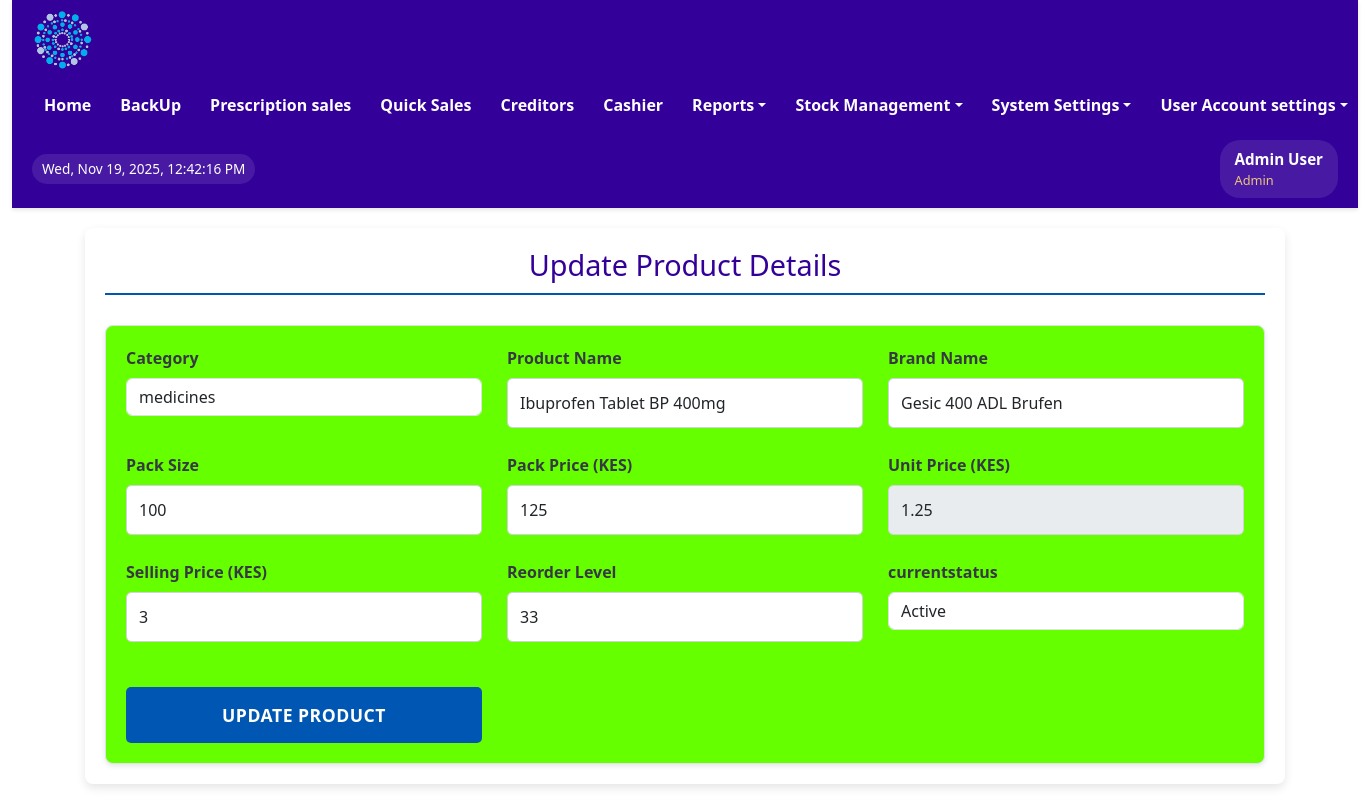
The page /views/update_product.php?id=1 (signed in) on the database its author committed.
### tables this page shows
CREATE TABLE IF NOT EXISTS `users` (
  `user_id` int NOT NULL AUTO_INCREMENT,
  `first_name` varchar(100) NOT NULL,
  `last_name` varchar(100) NOT NULL,
  `email` varchar(100) NOT NULL,
  `password` varchar(100) DEFAULT NULL,
  `username` varchar(100) DEFAULT NULL,
  `sex` varchar(50) NOT NULL,
  `mobile` int NOT NULL,
  `userrole` varchar(100) NOT NULL,
  `staff_number` varchar(50) NOT NULL,
  `date_created` datetime DEFAULT CURRENT_TIMESTAMP,
  PRIMARY KEY (`user_id`),
  UNIQUE KEY `email` (`email`),
  UNIQUE KEY `mobile` (`mobile`),
  UNIQUE KEY `staff_number` (`staff_number`)
);

CREATE TABLE IF NOT EXISTS `products` (
  `id` int NOT NULL AUTO_INCREMENT,
  `category` varchar(100) NOT NULL,
  `productname` varchar(500) NOT NULL,
  `brandname` varchar(500) DEFAULT NULL,
  `packsize` int DEFAULT NULL,
  `pack_price` double DEFAULT NULL,
  `unit_price` decimal(10,2) DEFAULT '0.00',
  `price` double DEFAULT '0',
  `reorder_level` int DEFAULT '0',
  `currentstatus` varchar(100) NOT NULL DEFAULT 'active',
  `date_created` datetime DEFAULT CURRENT_TIMESTAMP,
  PRIMARY KEY (`id`),
  UNIQUE KEY `brandname` (`brandname`)
);

CREATE TABLE IF NOT EXISTS `categories` (
  `id` int NOT NULL AUTO_INCREMENT,
  `name` varchar(250) NOT NULL,
  `description` varchar(250) NOT NULL,
  `photo` varchar(255) DEFAULT NULL,
  PRIMARY KEY (`id`),
  UNIQUE KEY `name` (`name`)
);

### views/update_product.php (the view, shortened to what this page needs)
<?php
include '../includes/config.php';
include '../includes/header.php';
$productId = isset($_GET['id']) ? intval($_GET['id']) : 0;
$product = [];
if ($productId > 0) {
    $sql = "SELECT id, category, productname, brandname, packsize, pack_price, unit_price, price, reorder_level, currentstatus FROM products WHERE id = ?";
    $stmt = $conn->prepare($sql);
    $stmt->bind_param('i', $productId);
    $stmt->execute();
    $result = $stmt->get_result();
    $product = $result->fetch_assoc();
} else {
    $_SESSION['error_message'] = "Invalid product ID.";
    header("Location: ../views/view_product.php");
    exit;
}
$categories = [];
$catSql = "SELECT id, name FROM categories ORDER BY name";
$catResult = $conn->query($catSql);
while ($row = $catResult->fetch_assoc()) {
    $categories[] = $row;
}
?>
<!DOCTYPE html>
<html lang="en">
<head>
    <link rel="stylesheet" href="../assets/css/bootstrap.min.css">
</head>
<body>
<div class="main-content">
    <h2>Update Product Details</h2>
    <form action="update_product.php?id=<?php echo $productId; ?>" method="post">
        <div class="form-group">
            <label for="category_id" class="form-label">Category</label>
            <select id="category_id" name="category_id" class="form-control" required>
                <?php foreach ($categories as $category): ?>
                    <option value="<?php echo $category['id']; ?>" <?php echo $product['category'] == $category['id'] ? 'selected' : ''; ?>>
                        <?php echo htmlspecialchars($category['name']); ?>
                    </option>
                <?php endforeach; ?>
            </select>
        </div>
        <div class="form-group">
            <label for="productname" class="form-label">Product Name</label>
            <input type="text" id="productname" name="productname" class="form-control" value="<?php echo htmlspecialchars($product['productname']); ?>" required>
        </div>
        <div class="form-group">
            <label for="brandname" class="form-label">Brand Name</label>
            <input type="text" id="brandname" name="brandname" class="form-control" value="<?php echo htmlspecialchars($product['brandname'] ?? ''); ?>">
        </div>
        <div class="form-group">
            <label for="packsize" class="form-label">Pack Size</label>
            <input type="number" id="packsize" name="packsize" class="form-control" step="1" min="1" value="<?php echo htmlspecialchars($product['packsize'] ?? ''); ?>" required>
        </div>
        <div class="form-group">
            <label for="pack_price" class="form-label">Pack Price (KES)</label>
            <input type="number" id="pack_price" name="pack_price" class="form-control" step="0.01" min="0.01" value="<?php echo htmlspecialchars($product['pack_price'] ?? ''); ?>" required>
        </div>
        <div class="form-group">
            <label for="unit_price" class="form-label">Unit Price (KES)</label>
            <input type="number" id="unit_price" name="unit_price" class="form-control readonly-input" step="0.01" min="0" value="<?php echo htmlspecialchars($product['unit_price'] ?? ''); ?>" readonly>
        </div>
        <div class="form-group">
            <label for="price" class="form-label">Selling Price (KES)</label>
            <input type="number" id="price" name="price" class="form-control" step="0.01" min="0.01" value="<?php echo htmlspecialchars($product['price'] ?? ''); ?>" required>
        </div>
        <div class="form-group">
            <label for="reorder_level" class="form-label">Reorder Level</label>
            <input type="number" id="reorder_level" name="reorder_level" class="form-control" min="0" value="<?php echo htmlspecialchars($product['reorder_level'] ?? ''); ?>" required>
        </div>
        <div class="form-group">
            <label for="currentstatus" class="form-label">currentstatus</label>
            <select id="currentstatus" name="currentstatus" class="form-control" required>
                <option value="Active" <?php echo ($product['currentstatus'] ?? '') == 'Active' ? 'selected' : ''; ?>>Active</option>
            </select>
        </div>
        <div class="form-group">
            <button type="submit" name="submit" class="custom-submit-btn">Update Product</button>
        </div>
    </form>
</div>
</body>
</html>

### includes/header.php (shortened to what this page needs)
<?php
include('config.php');
$userDetails = [
    'user_id' => $_SESSION['user_id'] ?? null,
    'username' => 'Guest',
    'full_name' => 'Guest User',
    'first_name' => 'Guest',
    'last_name' => 'User',
    'email' => '',
    'mobile' => '',
    'userrole' => $_SESSION['userrole'],
    'staff_number' => '',
    'sex' => ''
];
if ($userDetails['user_id']) {
    $stmt = $conn->prepare("SELECT
                user_id, first_name, last_name, email, username,
                sex, mobile, userrole, staff_number
            FROM users
            WHERE user_id = ?");
    $stmt->bind_param("i", $userDetails['user_id']);
    $stmt->execute();
    $result = $stmt->get_result();
    if ($result->num_rows > 0) {
        $dbData = $result->fetch_assoc();
        $userDetails = array_merge($userDetails, [
            'username' => htmlspecialchars($dbData['username']),
            'full_name' => htmlspecialchars($dbData['first_name'] . ' ' . $dbData['last_name']),
            'first_name' => htmlspecialchars($dbData['first_name']),
            'last_name' => htmlspecialchars($dbData['last_name']),
            'email' => htmlspecialchars($dbData['email']),
            'mobile' => htmlspecialchars($dbData['mobile']),
            'sex' => htmlspecialchars($dbData['sex']),
            'staff_number' => htmlspecialchars($dbData['staff_number']),
            'userrole' => htmlspecialchars($dbData['userrole'])
        ]);
    }
}
$userrole = $userDetails['userrole'];
$full_name = $userDetails['full_name'];
?>
<!DOCTYPE html>
<html lang="en">
<head>
    <link rel="stylesheet" href="../assets/css/bootstrap.min.css" type="text/css">
</head>
<body>
    <div class="container-fluid">
        <div class="main-header">
            <div class="header-content">
                <div class="logo-container">
                    <img src="../assets/images/Logo-round-nobg-2.png" alt="Pharmacy Logo">
                </div>
                <nav class="main-nav">
                    <ul class="nav-list">
                        <?php if (in_array($userrole, ['Admin', 'Supervisor', 'Manager'])) : ?>
                            <li class="nav-item"><a href="../dashboard/admin_dashboard.php" class="nav-link">Home</a></li>
                            <li class="nav-item"><a href="../Backup/backup.php" class="nav-link">BackUp</a></li>
                            <li class="nav-item"><a href="../sales/orders.php" class="nav-link">Prescription sales</a></li>
                            <li class="nav-item"><a href="../sales/direct_orders.php" class="nav-link">Quick Sales</a></li>
                            <li class="nav-item"><a href="../views/view_credit_sales.php" class="nav-link">Creditors</a></li>
                            <li class="nav-item"><a href="../sales/view_order.php" class="nav-link">Cashier</a></li>
                        <?php endif; ?>
                        <?php if (in_array($userrole, ['Admin', 'Supervisor', 'Manager'])) : ?>
                        <li class="dropdown">
                            <a href="#" class="dropdown-toggle">Reports</a>
                        </li>
                        <?php endif; ?>
                        <?php if (in_array($userrole, ['Admin', 'Supervisor', 'Manager', 'Cashier'])) : ?>
                        <li class="dropdown">
                            <a href="#" class="dropdown-toggle">Stock Management</a>
                        </li>
                        <?php endif; ?>
                        <?php if (in_array($userrole, ['Admin'])) : ?>
                        <li class="dropdown">
                            <a href="#" class="dropdown-toggle">System Settings</a>
                        </li>
                        <?php endif; ?>
                        <?php if (in_array($userrole, ['Admin', 'Supervisor', 'Manager', 'Cashier', 'Cleaner', 'Security', 'Pharmtech'])) : ?>
                        <li class="dropdown user-menu">
                            <a href="#" class="dropdown-toggle">User Account settings</a>
                        </li>
                        <?php endif; ?>
                    </ul>
                </nav>
                <div id="date-time" class="date-time-display"></div>
                <div class="user-info-header">
                    <div class="user-details">
                        <span class="user-name"><?php echo htmlspecialchars($full_name); ?></span>
                        <span class="user-role"><?php echo htmlspecialchars($userrole); ?></span>
                    </div>
                </div>
            </div>
        </div>
</body>
</html>

### includes/header.php (style rules this page uses)
* { box-sizing:border-box;margin:0;padding:0 }
.main-header { background-color:#330099;padding:10px 20px;box-shadow:0 2px 4px rgba(0,0,0,0.1);position:sticky;top:0;z-index:1000;min-height:70px;color:#FFF }
.header-content { display:flex;align-items:center;justify-content:space-between;width:100%;margin:0 auto;gap:15px;flex-wrap:wrap }
.logo-container { display:flex;align-items:center }
.logo-container img { height:60px;width:auto }
.user-info-header { display:flex;align-items:center;gap:10px;background:rgba(255,255,255,0.1);padding:8px 15px;border-radius:20px;color:#FFF;white-space:nowrap }
.user-info-header .user-details { display:flex;flex-direction:column;align-items:flex-start }
.user-info-header .user-name { font-weight:bold;font-size:0.95em }
.user-info-header .user-role { font-size:0.8em;opacity:0.9;color:#FBD875 }
.main-nav { display:flex;align-items:center }
.main-nav .nav-list { list-style:none;margin:0;padding:0;display:flex;align-items:center;gap:5px }
.main-nav .nav-item,.main-nav .dropdown { color:#FFF }
.main-nav .nav-link,.main-nav .dropdown-toggle { display:block;padding:8px 12px;text-decoration:none;color:#FFF;font-weight:600;white-space:nowrap;border-radius:4px;transition:background 0.1s }
.dropdown { position:relative }
.date-time-display { font-size:0.85em;color:#FFF;padding:5px 10px;background:rgba(255,255,255,0.1);border-radius:15px;white-space:nowrap }
.main-content { margin:10px 20px }
.main-content h2 { color:#330099 }

### views/update_product.php (style rules this page uses)
:root { --primary-color: #0056b3; --secondary-color: #6c757d; --background-light: #f8f9fa; --card-background: #ffffff; --border-color: #dee2e6; --success-color: #28a745; --success-bg-color: #d4edda; --text-color: #343a40; --input-border: #ced4da; --input-focus-border: #80bdff; --shadow-light: rgba(0, 0, 0, 0.1); --font-family: 'Arial', sans-serif; }
.main-content { padding: 20px; max-width: 1200px; margin: 20px auto; background-color: var(--card-background); border-radius: 8px; box-shadow: 0 4px 10px var(--shadow-light); }
h2 { color: var(--primary-color); text-align: center; margin-bottom: 30px; font-size: 1.8em; border-bottom: 2px solid var(--primary-color); padding-bottom: 10px; }
form { display: grid; grid-template-columns: repeat(3, 1fr); gap: 25px; padding: 20px; background-color: #66ff00; border: 1px solid var(--border-color); border-radius: 8px; box-shadow: 0 2px 5px var(--shadow-light); }
.form-group { display: flex; flex-direction: column; }
label { margin-bottom: 8px; font-weight: bold; color: var(--text-color); }
input[type="text"], input[type="number"], select { width: 100%; padding: 12px; border: 1px solid var(--input-border); border-radius: 5px; font-size: 1em; box-sizing: border-box; transition: border-color 0.3s ease, box-shadow 0.3s ease; }
.readonly-input { background-color: #e9ecef; cursor: not-allowed; }
.custom-submit-btn { grid-column: 1 / -1; padding: 15px 25px; background-color: var(--primary-color); color: white; border: none; border-radius: 5px; cursor: pointer; font-size: 1.1em; font-weight: bold; transition: background-color 0.3s ease, transform 0.2s ease; margin-top: 20px; text-transform: uppercase; letter-spacing: 0.5px; }

### rows shown on the page
users: userrole "Admin"
products: category_id "medicines", productname "Ibuprofen Tablet BP 400mg", brandname "Gesic 400 ADL Brufen", packsize "100", pack_price "125", unit_price "1.25", price "3", reorder_level "33"

### other values the page prints
$full_name "Admin User"
